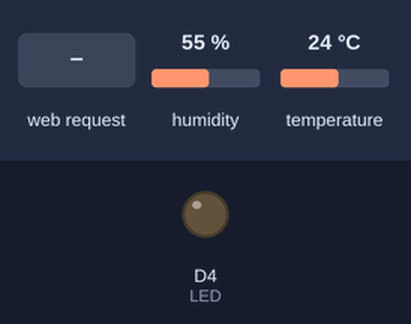
A sketch run on a simulated ESP8266 (NodeMCU). Shown: output pins drawn as LEDs (lit = HIGH). The inputs (shaded band) are chosen by the test bench; at power-on: humidity 55 %, temperature 24 °C. WiFi joins after 1.5 s; servers stay silent unless stated; what the sketch prints to the serial monitor is not drawn.

Above: at 2.7 s.
2.8 s: HTTP request GET /readData received
At 3.2 s:
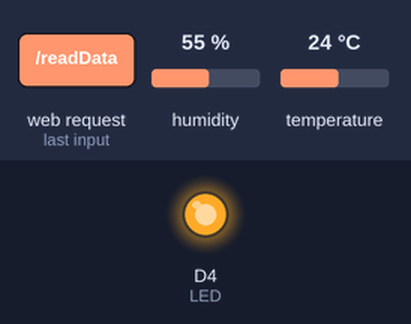
Timing chart, 0 to 5.8 s (numbered marks = the images above; inputs shaded):
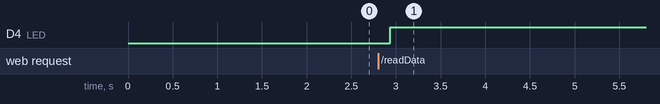

Measured:
- after the input at 2.8 s, D4 (LED): LOW → HIGH after 0.14 s

The sketch:

Sensor_Website.ino
```cpp
#include <ESP8266WiFi.h>
#include <WiFiClient.h>
#include <ESP8266WebServer.h>
#include "DHT.h"

String apiKey = "115DSSRJOQNQND4U";
const char *ssid =  "vivo 1901";
const char *password =  "12345678910";
const char* server_ts = "api.thingspeak.com";

#define LED 2
#define DHTTYPE DHT11

uint8_t DHTPin = D2;
DHT dht(DHTPin, DHTTYPE);
int humidity, temperature;

ESP8266WebServer server(80);
WiFiClient client;

const char MAIN_page[] PROGMEM = R"=====(
<!doctype html>
<html>
<head>
  <title>TS,HS</title>
</head>

<style>
    body{
        background:black;
    }

    .temp_show{
        position: absolute;
        height: 200px;
        width: 200px;
        background: rgb(189, 61, 189);
        border-radius: 50%;
    }

    .cel{
        left: 375px;
        top: 170px;
    }

    .far{
        right: 400px;
        top: 170px;
    }

    .ctext{
        background: black;
        height: 150px;
        width: 150px;
        left: 26px;
        top: 26px;
        color: rgb(241, 176, 241);
    }

    .ftext{
        background: black;
        height: 150px;
        width: 150px;
        left: 26px;
        top: 26px;
        color: rgb(241, 176, 241);
    }

    .cel_temp{
        position: absolute;
        font-size: 50px;
        font-family: 'Times New Roman', Times, serif;
        left: 45px;
        top: 45px;
    }

    .far_temp{
        position: absolute;
        font-size: 50px;
        font-family: 'Times New Roman', Times, serif;
        left: 45px;
        top: 49px;
    }

    .signc{
        color: rgb(241, 176, 241);;
        position: absolute;
        left: 100px;
        top: 50px;
    }

    .signf{
        color: rgb(241, 176, 241);;
        position: absolute;
        left: 100px;
        top: 50px;
    }

    .text{
        font-size: larger;
        position: absolute;
        top: 200px;
        left: 25px;
    }
</style>
<body>
<div id="time"></div><br>
    <div class="temp_show cel"><div class="temp_show cel ctext">
        <div id="temp" class="cel_temp"></div><div class="signc">C</div> <br>
        <div class="text">Temperature</div>
    </div></div>
    <div class="temp_show far"><div class="temp_show far ftext">
        <div id="hum" class="far_temp"></div><div class="signf">%</div> <br>
        <div class="text" style="left: 35px;">Humidity</div>
    </div></div>

<br>
<br>
<script>
var Tvalues = [];
var Hvalues = [];
var timeStamp = [];
setInterval(function() {
    getData();
  }, 1000);
 function getData() {
  var xhttp = new XMLHttpRequest();
  xhttp.onreadystatechange = function() {
    if (this.readyState == 4 && this.status == 200) {
     //Push the data in array
  var time = new Date().toLocaleTimeString();
  var txt = this.responseText;
  var obj = JSON.parse(txt);
      Tvalues.push(obj.Temperature);
      Hvalues.push(obj.Humidity);
      timeStamp.push(time);

      let t = document.getElementById('temp');
      let h = document.getElementById('hum');
      let tstamp = document.getElementById('time');

      h.innerHTML = String(Hvalues[Hvalues.length-1]);
      t.innerHTML = String(Tvalues[Tvalues.length-1]);
      tstamp.innerHTML = String(timeStamp[timeStamp.length-1]);
    }
  };
  xhttp.open("GET", "readData", true);
  xhttp.send();
}


</script>
</body>
</html>

)=====";


void handleRoot() {
 String s = MAIN_page;
 server.send(200, "text/html", s);
}

void readData() {

 String data = "{\"Temperature\":\""+ String(temperature) +"\", \"Humidity\":\""+ String(humidity) +"\"}";
 digitalWrite(LED,!digitalRead(LED));
 server.send(200, "text/plane", data);

 delay(2000);

 temperature = dht.readTemperature();
 humidity = dht.readHumidity();
}

void setup (){

  Serial.begin(9600);
  Serial.println();
  pinMode(DHTPin, INPUT);
  dht.begin();

  WiFi.begin(ssid, password);
  Serial.println("");
  //Onboard LED port Direction output
  pinMode(LED,OUTPUT);

  // Wait for connection
  while (WiFi.status() != WL_CONNECTED) {
    delay(500);
    Serial.print(".");
  }

  Serial.println("");
  Serial.print("Connected to ");
  Serial.println(ssid);
  Serial.print("IP address: ");
  Serial.println(WiFi.localIP());

  server.on("/", handleRoot);
  server.on("/readData", readData);

  server.begin();
  Serial.println("HTTP server started");
}

void loop(void){
  server.handleClient();
  float h = dht.readHumidity();
  float t = dht.readTemperature();

  if (isnan(h) || isnan(t)) {
    Serial.println("Failed to read from DHT sensor!");
    return;
  }

  if (client.connect(server_ts, 80)) {
    String postStr = apiKey;
    postStr += "&field1=";
    postStr += String(t);
    postStr += "&field2=";
    postStr += String(h);
    postStr += "\r\n\r\n";

    client.print("POST /update HTTP/1.1\n");
    client.print("Host: api.thingspeak.com\n");
    client.print("Connection: close\n");
    client.print("X-THINGSPEAKAPIKEY: " + apiKey + "\n");
    client.print("Content-Type: application/x-www-form-urlencoded\n");
    client.print("Content-Length: ");
    client.print(postStr.length());
    client.print("\n\n");
    client.print(postStr);

  }
  client.stop();
}
```
